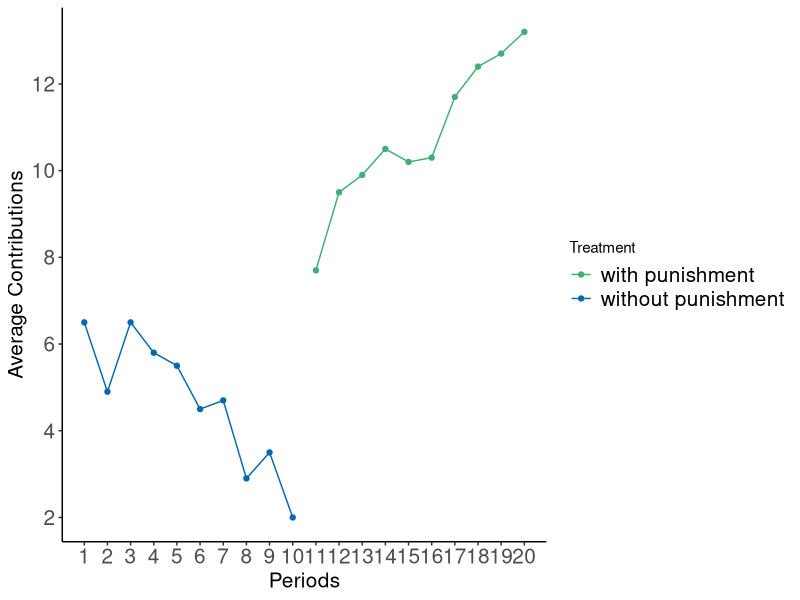
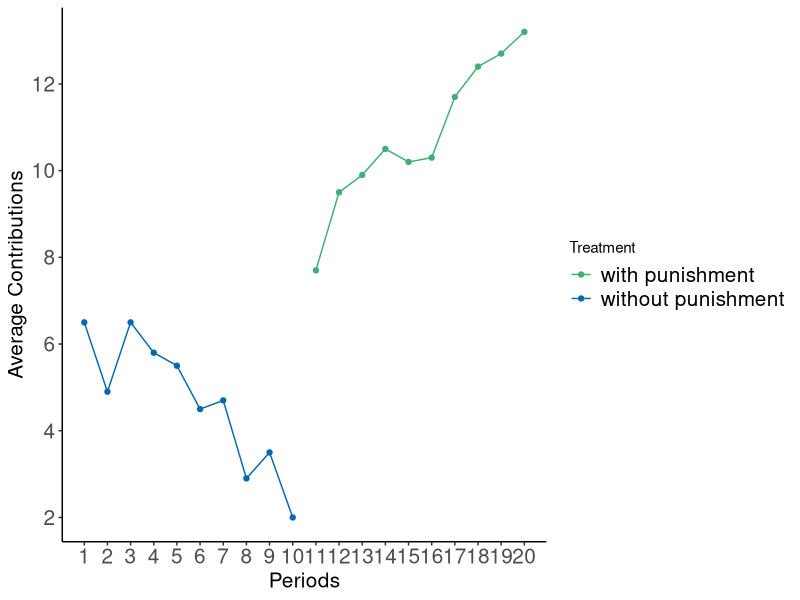

The R source for these figures, in order:
library(ggplot2)
library(ggthemes)

FG_2000 <- data.frame("p" = 1:20, 
                     "contrib" = c(6.5, 4.9, 6.5, 5.8, 5.5, 4.5, 4.7, 2.9, 3.5, 2.0,
                                   7.7, 9.5, 9.9, 10.5, 10.2, 10.3, 11.7, 12.4, 12.7, 13.2), 
                     "Treatment" = c("without punishment", "without punishment", "without punishment", "without punishment", "without punishment", "without punishment", "without punishment", "without punishment", "without punishment", "without punishment",
                                   "with punishment", "with punishment", "with punishment", "with punishment", "with punishment", "with punishment", "with punishment", "with punishment", "with punishment", "with punishment")
                     )

BHcolors <- c("#41ae76", "#0868ac")

tx3 <- ggplot(data = FG_2000, aes(x = p, y = contrib, col=Treatment)) +
  geom_point() + 
  geom_line() +
  scale_color_manual(values = BHcolors) +
  #scale_shape_manual( values = c(1, 19)) + 
  scale_x_continuous(breaks = scales::pretty_breaks(n = 20), limits = c(1,20)) +
  scale_y_continuous(breaks = scales::pretty_breaks(n = 5)) +
  #scale_fill_discrete("Treatment", breaks=c("wo", "w"),
  #                    labels = c("without punishment", "with punishment")) +
  xlab("Periods") + 
  ylab("Average Contributions") +
  theme_classic() +
  theme(axis.title.y = element_text(size = 15),
        legend.text=element_text(size=15),
        axis.text.x = element_text(size = 15),
        axis.text.y = element_text(size = 15),
        axis.title.x = element_text(size = 15)) 
  

print(tx3)

  
ggsave("people/Fehr_Gachter_2000.pdf", width = 10, height = 5)
